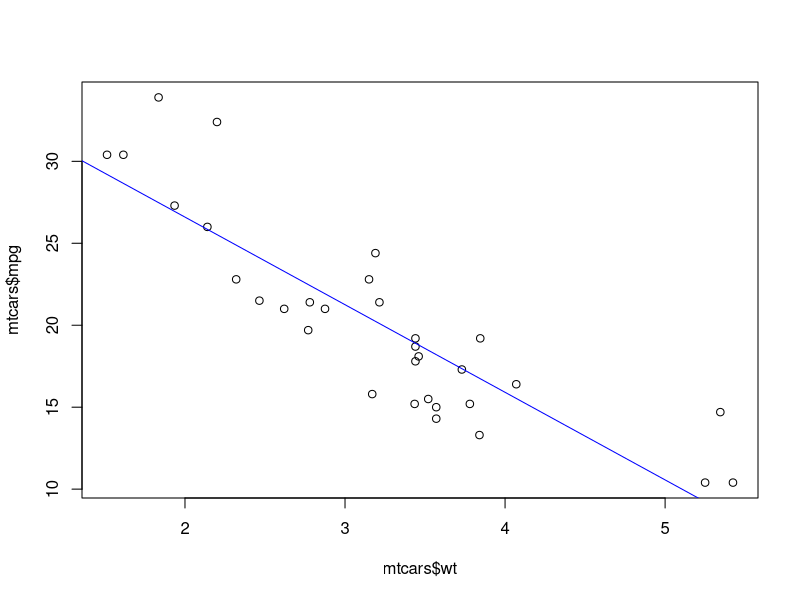
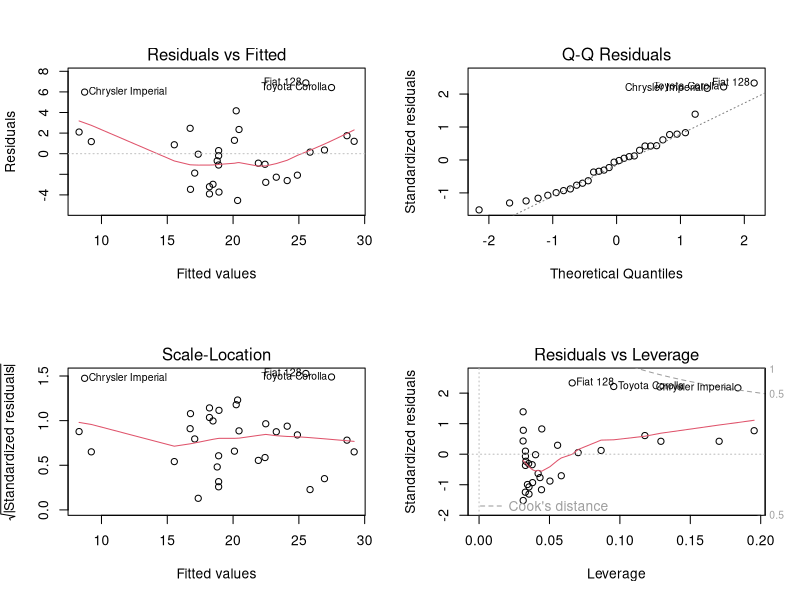

Write R code to recreate these figures, in order. (Note: this script raises an error after producing the figures.)
## ---- chunk 1
data <- c(1,2,3,4,5)
t.test(data, mu = 3.5)
## ---- chunk 2
group_one <- c(1,3,5,7,9)
group_two <- c('A','B','C','D','E')
group_three <- c(0,2,4,6,8)
t.test(group_one, group_three, var.equal = TRUE)
## ---- chunk 3
group_before <- c(1,3,5,7,9)
group_after <- c(7,23,78,12,7)
t.test(group_before, group_after, paired = TRUE)
## ---- chunk 4
group_before <- c(1,3,5,7,9)
group_after <- c(0,2,4,6,8)
wilcox.test(group_before, group_after, paired = TRUE)
## ---- chunk 5
group_one <- c(1,3,5,7,9)
group_two <- c(4,8,45,21,92,12)
wilcox.test(group_one, group_two, paired = FALSE)
# Keep in mind that the only difference between the sign-rank and rank-sum tests are whether you mark the "paired" argument as TRUE or FALSE.
## ---- chunk 6
sample <- c(1,2,3,4,5,11,24,31)
wilcox.test(sample, mu = 3.2)
## ---- chunk 7
# rnorm stays the same, while the means from each group can differ.
data <- data.frame(
  group = rep(c('A', 'B', 'C'), each = 10),
  value = c(rnorm(10, mean = 2), rnorm(10, mean = 5), rnorm(10, mean = 8))
)

anova_result <- aov(value ~ group, data = data)
anova_result
## ---- chunk 8
data <- data.frame(
  group1 = rep(c("A", "B"), each = 5),
  group2 = rep(c("Y", "Z"), times = 5),
  value = c(rnorm(5, mean = 5), rnorm(5, mean = 4.5), rnorm(5, mean = 3), rnorm(5, mean = 2.5))
)

anova_result_2way <- aov(value ~ group1 * group2, data = data)
anova_result_2way
# The only difference between the two types is whether you set your value up with only one group, or two. 
## ---- chunk 9
# Load in and inspect your data and related packages
library(ggplot2)
data(mtcars)
head(mtcars)
summary(mtcars)

# Perform the linear regression
# Format: model <- lm(dep_variable ~ indep_variable, data = df)
model <- lm(mpg ~ wt, data = mtcars)
## ---- chunk 10
plot(mtcars$wt, mtcars$mpg)
abline(model, col = "blue")
# You can use any color you like! It just needs to be in-between quotation marks, following the "col" argument.

# If you're performing a multiple regression test, you can try a diagnostic plot, which looks like...
par(mfrow = c(2, 2))
plot(model)
## ---- chunk 11
new_data <- data.frame(wt = 5.0)  # We're using an example weight of 5k pounds, hence the 5.0
mpg_predictions <- predict(model, newdata = new_data)
mpg_predictions
## ---- chunk 12
# The pearson method
x <- c(1,2,3,4,5)
y <- c(0,2,4,6,8)
p_result <- cor.test(x, y, method = "pearson")

# The spearman method
x <- c(1,2,3,4,5)
y <- c(0,2,4,6,8)
s_result <- cor.test(x, y, method = "spearman")

# The kendall method
x <- c(1,2,3,4,5)
y <- c(0,2,4,6,8)
k_result <- cor.test(x, y, method = "kendall")

# Displaying a given result
p_result
## ---- chunk 13
# Loading in and inspecting the data 
update.packages(ask = FALSE)
install.packages("plotrix")
library(plotrix)
data <- data(mtcars)
summary(mtcars)

# Now we know that the population mean of the cars' mpgs equals 20.09; However, we also need a sample mean for this model to work. To this end, let's take a sample of the mpg values belonging to the first 3 cars in the list. 
population_mean_cars <- 20.09
sample_mean_cars <- ((21.0 + 21.0 + 22.8)/3)

# We also need standard error, which needs a standard deviation value. We can calculate these values by the following code and by using the neat plotrix package installed at the start:
mpg_column <- mtcars$mpg
mpg_column

se_mpg <- std.error(mpg_column)

# Finally, we can determine the z-score and p-value:
z_score_mpg <- (sample_mean_cars - population_mean_cars) / se_mpg
p_value_mpg <- 2 * pnorm(-abs(z_score))

# Setting up the logical system:
if(p_value <= 0.05) {
  result_mpg <- print("The results indicate rejection of the Null Hypothesis!")
} else if(p_value > 0.05) {
  result_mpg <- print("The results indicate acceptance of the Null Hypothesis!")
}
result_mpg
## ---- chunk 14
# Format: hist(df, main = histogram_title, xlab = "x_axis_label", col = "column_color", border = "border_color")
data <- c(1,2,3,4,5,10,20,30,50,100)

hist(data, main = "Hystogram", xlab = "Values", col = "lightgrey", border = "black")
## ---- chunk 15
# Format: boxplot(df, main = "boxplot_title", ylab = "y_axis_label", col = "column_color")
data <- c(1,2,3,4,5,10,20,30,50,100)

boxplot(data, main = "Basic Box Plot", ylab = "Values", col = "lightgreen")
## ---- chunk 16
group1 <- c(1,3,5,7,9)
group2 <- c(0,2,4,6,8)

data_list <- list(Group1 = group1, Group2 = group2)

boxplot(data_list, main = "Multi-Group Box Plot", ylab = "Values", col = c("lightblue", "pink"))
## ---- chunk 17
# Format: heatmap(df, main = "heatmap_title", col = heat.colors(n))
data <- matrix(rnorm(100), nrow = 10)

heatmap(data, main = "Base R Heatmap", col = heat.colors(10))
## ---- chunk 18
library(ggplot2)

data <- expand.grid(X = 1:10, Y = 1:10)
data$Value <- rnorm(100)

ggplot(data, aes(x = X, y = Y, fill = Value)) +
  geom_tile(color = "white") +
  scale_fill_gradient(low = "lightgrey", high = "blue") +
  labs(title = "The Better Heatmap") +
  theme_minimal()
## ---- chunk 19
# Format: pie(slices_list, labels = labels_list, main = "pie_chart_title", col = "column_color")
# column_color can be a gradient, based on the slices' length. This is indicated by the modified argument "gradient_color(length(slices))"
slices <- c(1,5,10,30)
labels <- c("Category A", "Category B", "Category C", "Category D")

pie(slices, labels = labels, main = "Life of Pie", col = rainbow(length(slices)))
